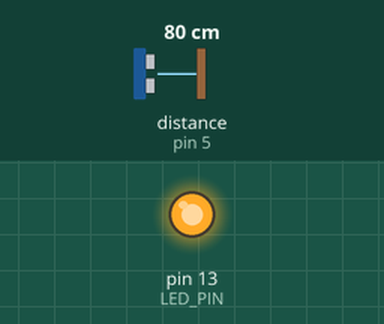
Recording of a sketch running on a simulated Arduino Uno, built with avr-gcc and run on an emulated ATmega328P. On the bench: output pins drawn as LEDs (lit = HIGH). Wiring (inferred from the names in the program): ultrasonic range finder: trigger pin 4; echo pin 5. The test bench sets the inputs (shaded band); at power-on: distance to the obstacle (sensor on pin 5) 80 cm. The echo pulse lasts 58.3 µs per cm; pins used as bus, display or sensor lines are not drawn.

Above: at 0.1 s.
At 1.1 s:
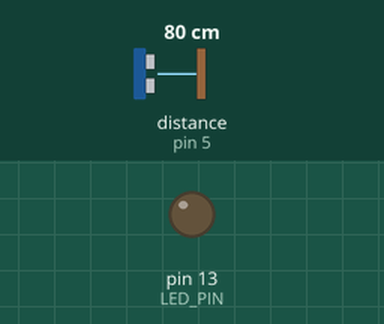
Timing chart, 0 to 2.6 s (numbered marks = the images above):
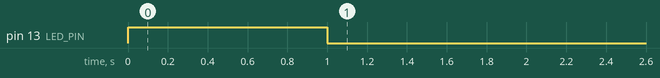

Measured:
- by itself, pin 13 (LED_PIN): HIGH → LOW at 1.0 s

The sketch:

arduino_i2c_sonar.ino
```cpp
#include <Wire.h>

#define SONAR_TRIGGER_PIN 4
#define SONAR_ECHO_PIN 5
#define SONAR_PULSE_IN_PIN 5                  // if using analog signal
#define SONAR_ANALOG_IN_PIN 0                 // if using analog signal
#define LED_PIN 13                            // Standard LED PIN
#define I2CSonar_ADDRESS 0x03                 // Arbitary choice
#define MIN_RANGE 20                          // Based on specs from MB1200 data sheet
#define MAX_RANGE 765                         // Based on specs from MB1200 data sheet
#define US_PER_CM 58                          // 58 microsecs per cm Based on specs from MB1200 data sheet
#define SPIKE_EFFECT 4.0                      // used in spike filter - effectively this is the size of teh equivalent moving average filter
#define ARRAY_SIZE 5                          // size of median and mode sampling arrays. Needs to be an odd number

#define STBY_MODE 0                           // Startup Mode
#define NORM_MODE 1                           // Normal Mode: Return latest raw sonar value on request
#define MODE_MODE 2                           // Mode filter mode: Return the latest value from running 'mode' filter
#define MEDN_MODE 3                           // Median filter mode: Return the latest value from running 'median' filter
#define SPIK_MODE 4                           // Spike filter mode: Return value from running 'spike' filter

#define CMD_NORM_MODE 0x01                    // Command 1 Code
#define CMD_MODE_MODE 0x02                    // Command 2 Code
#define CMD_MEDN_MODE 0x03                    // Command 3 Code
#define CMD_SPIK_MODE 0x04                    // Command 4 Code

int val = 0;
byte* valPtr;
byte dataRx = 0;
boolean cmdReady = false;
int filtMode = STBY_MODE;

// For Mode / median filter variables needed to store values
// array to store the raw samples
int rawValues[] = {0, 0, 0, 0, 0, 0, 0, 0, 0};
// array to store the sorted samples
int srtValues[] = {0, 0, 0, 0, 0, 0, 0, 0, 0};
// Index for latest position in array
int idx = 0;

void setup()
{
  valPtr = (byte*) &val;                      // create a pointer to the two byte integer that holds the sonar value data
  Wire.begin(I2CSonar_ADDRESS);               // join i2c bus with address I2CSonar_ADDRESS
  Wire.onRequest(requestEvent);               // register event
  Wire.onReceive(receiveEvent);               // register event
  pinMode(LED_PIN, OUTPUT);                   // Setup LED pin
  digitalWrite(LED_PIN, HIGH);                // set the LED on
  filtMode = MODE_MODE;                       // Start in modal filter mode

  Serial.begin(9600);
  pinMode(SONAR_TRIGGER_PIN, OUTPUT);
  pinMode(SONAR_ECHO_PIN, INPUT);
  delay(1000);
}

void loop()
{
  int tmp=0;

  digitalWrite(13, LOW);                      // turn the LED off

  // process any commands from I2C master
  if (cmdReady)
  {
    switch (dataRx) {
    case CMD_NORM_MODE:
      filtMode=NORM_MODE;
      //Do NORMAL startup stuff here
      cmdReady = false;
      break;
    case CMD_MODE_MODE:
      filtMode=MODE_MODE;
      //Do MODE startup stuff here
      for(int i=0; i < ARRAY_SIZE; i++)       // Set all array value to Zeros
      {
        rawValues[i] = 0;
        srtValues[i] = 0;
      }
      idx = 0;                                // Set index to first place in array
      cmdReady = false;
      break;
    case CMD_MEDN_MODE:
      filtMode=MEDN_MODE;
      //Do MEDN startup stuff here
      for(int i=0; i < ARRAY_SIZE; i++)       // Set all array value to Zeros
      {
        rawValues[i] = 0;
        srtValues[i] = 0;
      }
      idx = 0;                                // Set index to first place in array
      cmdReady = false;
      break;
    case CMD_SPIK_MODE:
      filtMode=SPIK_MODE;
      //Do SPIK startup stuff here
      cmdReady = false;
      break;
    default:
      break;
    }
  }

  // Get the latest data from Sonar
  //tmp = ReadSonarPulse();
  tmp = getDistance();
  if (tmp> MAX_RANGE) tmp=MAX_RANGE;
  if (tmp< MIN_RANGE) tmp=0;

  // Process the Sonar data
  switch (filtMode) {
  case NORM_MODE:
    val=tmp;                                  // Set the value (val) to the latest data
    break;
  case SPIK_MODE:
    val = val * (1.0-(1.0/SPIKE_EFFECT)) + tmp * (1.0/SPIKE_EFFECT);          // implement a slow ramp / spike filter somewhat equiv to x-sample running average
    break;
  case MODE_MODE:
    //Do MODE stuff here
    rawValues[idx] = tmp;
    idx++;
    if (idx>=ARRAY_SIZE)
      idx=0;
    for(int i=0; i < ARRAY_SIZE; i++)         // copy raw data to sorted data array
      srtValues[i]=rawValues[i];
    isort(srtValues,ARRAY_SIZE);              // sort the sorted data array
    val = mode(srtValues,ARRAY_SIZE);         // find the modal value and use it
    break;
  case MEDN_MODE:
    //Do MEDN stuff here
    rawValues[idx] = tmp;
    idx++;
    if (idx>=ARRAY_SIZE)
      idx=0;
    for(int i=0; i < ARRAY_SIZE; i++)         // copy raw data to sorted data array
      srtValues[i]=rawValues[i];
    isort(srtValues,ARRAY_SIZE);              // sort the sorted data array
    val = median(srtValues,ARRAY_SIZE);       // find the median value and use it
    break;
  default:
    break;
  }

  delay(25);
}

//---------------------------------------
// Called when I2C master requests data from Slave
void requestEvent()
{
  digitalWrite(13, HIGH);                     // set the LED on to show we are sending data
  Wire.write(valPtr, 2);                       // Send two bytes starting at a pointer that points to the location of the Sonar data
}

//---------------------------------------
// Called when I2C master sends command data to Slave
void receiveEvent(int numBytes)
{
  for (int i=0;i<numBytes;i++)                // only expecting one byte commands in this implementation but just to be sure lets read all of them
    dataRx = Wire.read();
  cmdReady = true;
}


//---------------------------------------
//Sorting function
// sort function (Author: Bill Gentles, Nov. 12, 2010)
void isort(int *a, int n){
    for (int i = 1; i < n; ++i)
  {
    int j = a[i];
    int k;
    for (k = i - 1; (k >= 0) && (j < a[k]); k--)
    {
      a[k + 1] = a[k];
    }
    a[k + 1] = j;
  }

}

//---------------------------------------
//Mode function, returning the modal value (or median value if mode does not exist).
int mode(int *x,int n){

  int i = 0;
  int count = 0;
  int maxCount = 0;
  int mode = 0;
  int bimodal;
  int prevCount = 0;

  while(i<(n-1)){

    prevCount=count;
    count=0;

    while(x[i]==x[i+1]){

      count++;
      i++;
    }

    if(count>prevCount&count>maxCount){
      mode=x[i];
      maxCount=count;
      bimodal=0;
    }
    if(count==0){
      i++;
    }
    if(count==maxCount){                      //If the dataset has 2 or more modes.
      bimodal=1;
    }
    if(mode==0||bimodal==1){                  //Return the median if there is no mode.
      mode=x[(n/2)];
    }
    return mode;
  }

}

//---------------------------------------
//Mode function, returning the median.
int median(int *x,int n){

  return (x[(n/2)]);
}
```

readSonar.ino
```cpp
int ReadSonarPulse()
{
long val = 0;

  val = pulseIn(SONAR_PULSE_IN_PIN, HIGH,(US_PER_CM*MAX_RANGE)+1000);          // US_PER_CM*MAX_RANGE is calculated time out for sonar PWM data
  val = val / US_PER_CM;                                                       // Convert pulse width to cm
  return((int) val);
}

int ReadSonarAnalog()
{
  int val;
  val = analogRead(SONAR_ANALOG_IN_PIN);
  // ?? Convert val to cm here if required
  return(val);
}


int getDistance ()
{
  digitalWrite (SONAR_TRIGGER_PIN, LOW);
  delayMicroseconds (2);

  digitalWrite (SONAR_TRIGGER_PIN, HIGH);
  delayMicroseconds (10);
  digitalWrite (SONAR_TRIGGER_PIN, LOW);

  int duration = pulseIn (SONAR_ECHO_PIN, HIGH);
  // cm
  int distance = duration * 0.034 / 2;

  //Serial.println (distance);
/* working optical distance indicator
  int led_on_time = distance;
  digitalWrite(13, LOW);
  delay (led_on_time);

  digitalWrite(13, HIGH);
  delay(led_on_time);

  digitalWrite(13, LOW);
  delay(led_on_time);

  digitalWrite(13, HIGH);
  delay(led_on_time);

  digitalWrite(13, LOW);
 */
  return distance;
}
```
